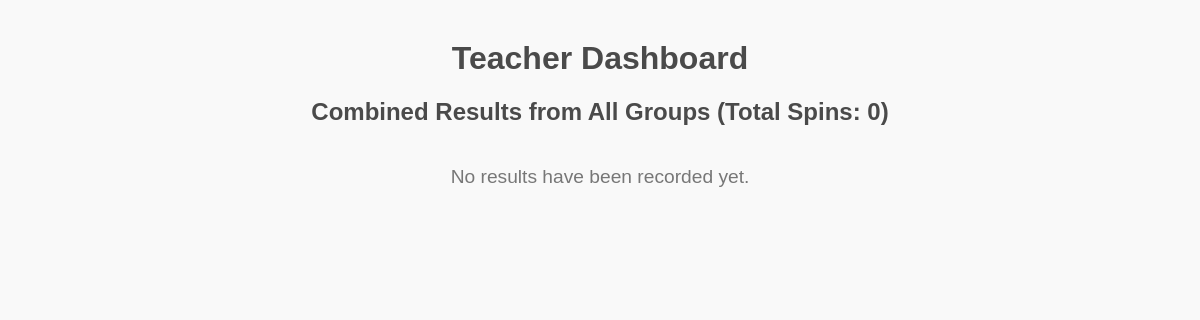
The app's page /dashboard, older data.
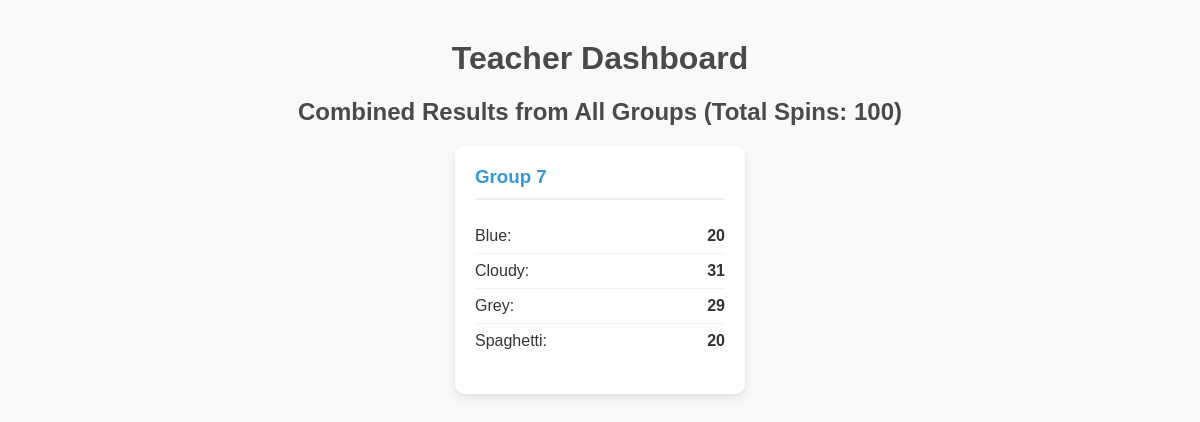
The same page, newer data.
### tables this page shows
CREATE TABLE spins (
            id INTEGER PRIMARY KEY AUTOINCREMENT,
            classroom_code TEXT NOT NULL,
            group_name TEXT NOT NULL,
            color TEXT NOT NULL,
            timestamp DATETIME DEFAULT CURRENT_TIMESTAMP
        );

### app.py (the view)
@app.route('/dashboard')
@app.route('/dashboard/<classroom_code>')
def dashboard(classroom_code=None):
    if not classroom_code:
        classroom_code = CURRENT_CLASSROOM
    conn = get_db_connection()
    rows = conn.execute('SELECT * FROM spins WHERE classroom_code = ?', (classroom_code,)).fetchall()
    conn.close()
    summary = defaultdict(lambda: defaultdict(int))
    total_spins = len(rows)
    for row in rows:
        summary[row['group_name']][row['color']] += 1
    summary_dict = {k: dict(v) for k, v in summary.items()}
    return render_template('dashboard.html',
                           summary=summary_dict,
                           total_spins=total_spins,
                           classroom_name=classroom_code)

### app.py (called while the page is built)
def get_db_connection():
    conn = sqlite3.connect(DATABASE)
    conn.row_factory = sqlite3.Row
    return conn

### templates/dashboard.html (shortened to what this page needs)
<!doctype html>
<html lang="en">
  <head>
  </head>
  <body>
    <h1>Teacher Dashboard</h1>
    <h2>Combined Results from All Groups (Total Spins: {{ total_spins }})</h2>
    <div id="dashboard-container">
      {% if summary %} {% for group_id, results in summary.items()|sort %}
      <div class="group-card">
        <h3>Group {{ group_id }}</h3>
        <ul>
          {% for color, count in results.items()|sort %}
          <li>
            <span>{{ color|capitalize }}:</span>
            <span class="count">{{ count }}</span>
          </li>
          {% endfor %}
        </ul>
      </div>
      {% endfor %} {% else %}
      <p class="no-results">No results have been recorded yet.</p>
      {% endif %}
    </div>
  </body>
</html>

### templates/dashboard.html (style rules this page uses)
body { font-family: sans-serif; margin: 40px; background-color: #f9f9f9; color: #333; }
h1, h2 { text-align: center; color: #4a4a4a; }
#dashboard-container { display: flex; flex-wrap: wrap; gap: 20px; justify-content: center; }
.group-card { background-color: white; border-radius: 10px; box-shadow: 0 4px 8px rgba(0, 0, 0, 0.1); padding: 20px; width: 250px; }
.group-card h3 { margin-top: 0; color: #3498db; border-bottom: 2px solid #eee; padding-bottom: 10px; }
.group-card ul { list-style: none; padding: 0; }
.group-card li { display: flex; justify-content: space-between; padding: 8px 0; border-bottom: 1px solid #f0f0f0; }
.group-card li:last-child { border-bottom: none; }
.group-card .count { font-weight: bold; }

Row changes from the older to the newer data that the page shows:
added spins: color "Blue", count "20"
added spins: color "Cloudy", count "31"
added spins: color "Grey", count "29"
added spins: color "Spaghetti", count "20"
Text that changed along with them:
{{ total_spins }}: "0" → "100"
new list line: "Group 7"
text no longer shown: "No results have been recorded yet."
